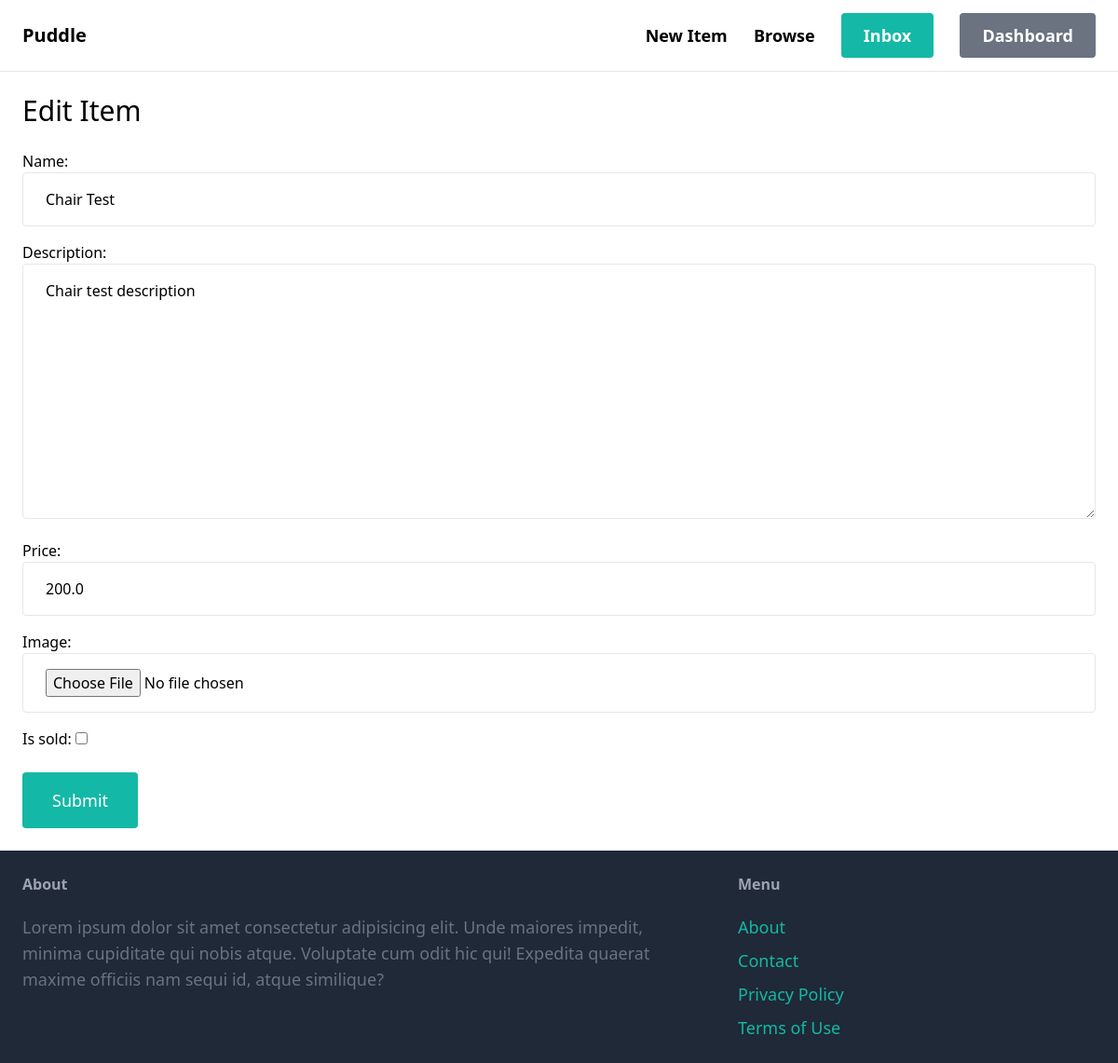
Screenshot of /items/4/edit/ (signed in) with the database file from the repository.
### item/models.py (models this page shows, shortened)
class Item(models.Model):
    category = models.ForeignKey(Category, related_name="items", on_delete=models.CASCADE)
    name = models.CharField(max_length=255)
    description = models.TextField(blank=True, null=True)
    price = models.FloatField()
    image = models.ImageField(upload_to="items_images")
    is_sold = models.BooleanField(default=False)
    created_at = models.DateTimeField(auto_now_add=True)
    created_by = models.ForeignKey(User, related_name="items", on_delete=models.CASCADE)

### item/views.py (the view)
# urls.py: path("<int:pk>/edit/", views.edit, name="edit"),
@login_required
def edit(request, pk):
    item = get_object_or_404(Item, pk=pk, created_by=request.user)
    if request.method == "POST":
        form = EditItemForm(request.POST, request.FILES, instance=item)
        if form.is_valid():
            form.save()
            return redirect("item:detail", pk=item.id)
    else:
        form = EditItemForm(instance=item)
    return render(request, "item/form.html", {
        "form" : form,
        "title" : "Edit Item",
    })

### item/forms.py
class EditItemForm(forms.ModelForm):
    class Meta:
        model = Item
        fields = ("name", "description", "price", "image", "is_sold")
        widgets = {
            "name" : forms.TextInput(attrs={
                "class": INPUT_CLASSES
            }),
            "description" : forms.Textarea(attrs={
                "class": INPUT_CLASSES
            }),
            "price" : forms.TextInput(attrs={
                "class": INPUT_CLASSES
            }),
            "image" : forms.FileInput(attrs={
                "class": INPUT_CLASSES
            }),
        }

### item/templates/item/form.html (shortened to what this page needs)
{% extends 'homepage/base.html' %}
{% block content %}
<h1 class="mb-6 text-3xl">{{ title }}</h1>
<form method="post" action="." enctype="multipart/form-data">
    <div class="space-y-4">
        {{ form.as_p }}
    </div>
    <button class="mt-6 py-4 px-8 text-lg bg-teal-500 hover:bg-teal-700 rounded text-white">Submit</button>
</form>
{% endblock content %}

### rows the page displays
Item: name "Chair Test", description "Chair test description", price "200.0"

### other values shown
{{ title }} "Edit Item"
